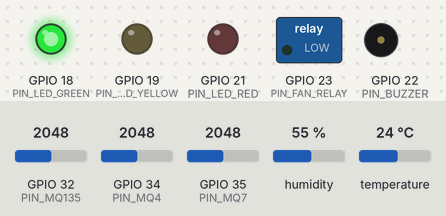
A sketch run on a simulated ESP32. Parts: switched loads named in the sketch (green lamp = pin HIGH), output pins drawn as LEDs (lit = HIGH), buzzer (waves = sounding, pin HIGH). Dashed ring = blinking. The inputs (shaded band) are chosen by the test bench; at power-on: GPIO 32 (PIN_MQ135) = 2048, GPIO 34 (PIN_MQ4) = 2048, GPIO 35 (PIN_MQ7) = 2048, humidity 55 %, temperature 24 °C. WiFi joins after 1.5 s; servers stay silent unless stated; uploads are accepted with an empty reply; what the sketch prints to the serial monitor is not drawn.

Above: at 1.7 s.
1.8 s: GPIO 32 (PIN_MQ135) set to 3797
5.3 s: GPIO 32 (PIN_MQ135) set to 3927
At 7.4 s:
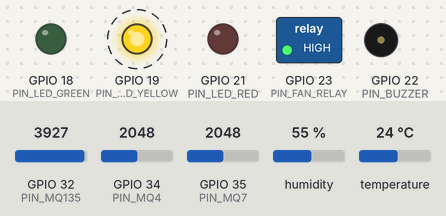
8.8 s: GPIO 34 (PIN_MQ4) set to 3791
12.3 s: GPIO 34 (PIN_MQ4) set to 3902
At 15.26 s:
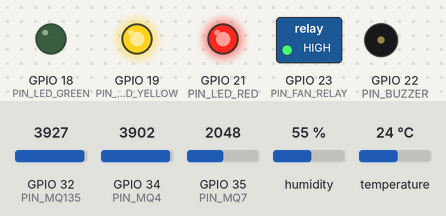
16.0 s: GPIO 34 (PIN_MQ4) set to 2866
At 16.32 s:
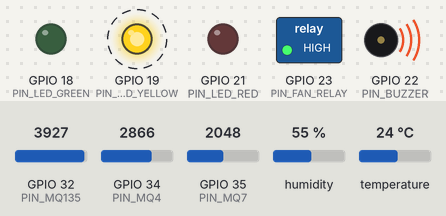
19.5 s: GPIO 34 (PIN_MQ4) set to 3972
At 21.76 s:
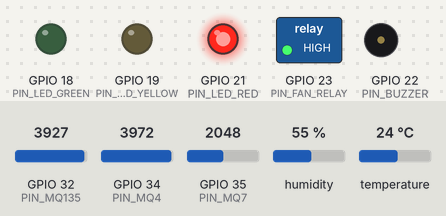
Timing chart, 0 to 24.0 s (numbered marks = the images above; inputs shaded):
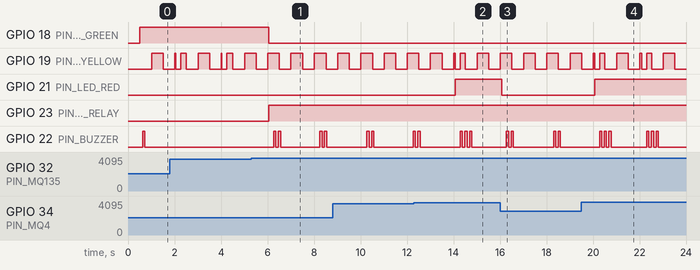

Measured:
- the behaviour switches between 3866 and 3867 on GPIO 32 (PIN_MQ135) (found by bisection; images 0 and 1)
- the behaviour switches between 3864 and 3865 on GPIO 34 (PIN_MQ4) (found by bisection; images 1 and 2)
- after the input at 5.3 s, GPIO 18 (PIN_LED_GREEN): HIGH → LOW after 0.76 s; GPIO 23 (PIN_FAN_RELAY): LOW → HIGH after 0.76 s; GPIO 22 (PIN_BUZZER): LOW → HIGH after 0.96 s, → LOW 0.10 s later, → HIGH 0.11 s later, → LOW 0.10 s later, … (8 changes in this stretch)
- after the input at 12.3 s, GPIO 21 (PIN_LED_RED): LOW → HIGH after 1.8 s
- after the input at 16.0 s, GPIO 21 (PIN_LED_RED): HIGH → LOW after 0.07 s
- after the input at 19.5 s, GPIO 21 (PIN_LED_RED): LOW → HIGH after 0.57 s

The sketch:

esp32_firmware_sample.ino
```cpp
/*
 * ======================================================================================
 * SMART MINE SAFETY CONTROL CENTER - ESP32 FIRMWARE (PRODUCTION CLIENT)
 * AI-Based Mine Gas Leakage Detection and Smart Evacuation System
 * ======================================================================================
 *
 * Target Board: ESP32 Dev Module / NodeMCU-32S
 * Communication: Wi-Fi -> HTTP / HTTPS POST -> Surface SCADA Backend -> Live Web Dashboard
 *
 * --------------------------------------------------------------------------------------
 * ⚠️ HARDWARE SAFETY SPECIFICATIONS & WIRING INSTRUCTIONS
 * --------------------------------------------------------------------------------------
 * 1. VOLTAGE DIVIDER ON MQ ANALOG OUTPUTS:
 *    The MQ-4, MQ-7, and MQ-135 sensors require 5V VCC for their internal heating coils
 *    and output an analog signal (AOUT) between 0.0V and 5.0V.
 *    CRITICAL: ESP32 ADC pins (GPIO 32, 34, 35) are rated for a MAXIMUM of 3.3V!
 *    Connecting 5V directly will destroy the ESP32 ADC multiplexer.
 *
 *    REQUIRED VOLTAGE DIVIDER CIRCUIT:
 *      MQ Sensor AOUT ----[ R1: 10k ohm ]----+----> ESP32 ADC Pin (GPIO 34 / 35 / 32)
 *                                           |
 *                                       [ R2: 20k ohm ]
 *                                           |
 *                                          GND
 *    Formula: V_adc = V_sensor * (20k / (10k + 20k)) = V_sensor * (2/3) ≈ max 3.33V.
 *
 * 2. EXTERNAL 5V POWER SUPPLY:
 *    MQ sensor heating coils consume 150-180 mA EACH (~550 mA total). The ESP32's onboard
 *    linear voltage regulator (AMS1117) cannot supply this current from USB without brownout.
 *    USE A DEDICATED 5V 2A EXTERNAL DC POWER SUPPLY for sensor heating pins (VCC), and
 *    ALWAYS connect the external power supply GND and ESP32 GND together (COMMON GROUND).
 *
 * 3. RELAY ACTIVE-LOW CONFIGURATION:
 *    Most optoisolated Arduino/ESP relay modules trigger on active-LOW logic (IN pulled to GND).
 *    Configure RELAY_ACTIVE_LOW in config.h (true for active-LOW, false for active-HIGH).
 *
 * --------------------------------------------------------------------------------------
 * ⚠️ LABELLING & INTRINSIC SAFETY DISCLAIMER
 * --------------------------------------------------------------------------------------
 * DEMO VALUES ONLY: All threshold constants in this firmware are demonstration values
 * calibrated for laboratory simulation and final-year engineering demonstrations.
 * PROTOTYPE DISCLAIMER: This educational prototype is NOT intrinsically-safe (IS)
 * certified equipment (ATEX, IECEx, or DGMS certified) for real hazardous explosive mines.
 * ======================================================================================
 */

#include <WiFi.h>
#include <HTTPClient.h>
#include <WiFiClientSecure.h>
#include <DHT.h>
#include <ArduinoJson.h>

// Load credentials, server endpoint, and node assignment from separate config file (gitignored)
#include "config.h"

// Relay Polarity Support
#ifndef RELAY_ACTIVE_LOW
#define RELAY_ACTIVE_LOW false
#endif
#define RELAY_ON  (RELAY_ACTIVE_LOW ? LOW : HIGH)
#define RELAY_OFF (RELAY_ACTIVE_LOW ? HIGH : LOW)

// ======================================================================================
// PIN DEFINITIONS
// ======================================================================================
#define PIN_MQ4        34  // MQ-4 Methane CH4 (ADC1_CH6 via voltage divider)
#define PIN_MQ7        35  // MQ-7 Carbon Monoxide CO (ADC1_CH7 via voltage divider)
#define PIN_MQ135      32  // MQ-135 Toxic Air Quality (ADC1_CH4 via voltage divider)
#define PIN_DHT        4   // DHT11 Temp & Humidity Digital I/O
#define DHTTYPE        DHT11

#define PIN_LED_GREEN  18  // Safe Indicator LED (3.3V via 220 ohm)
#define PIN_LED_YELLOW 19  // Warning Indicator LED (3.3V via 220 ohm)
#define PIN_LED_RED    21  // Evacuation / Emergency Hazard LED (3.3V via 220 ohm)
#define PIN_BUZZER     22  // Piezo Buzzer
#define PIN_FAN_RELAY  23  // Exhaust Fan Relay Module

// ======================================================================================
// DEMO THRESHOLDS (Canonical table identical to server)
// ======================================================================================
#define THRESHOLD_MQ4_WARN     1000  // Methane Warning (ppm)
#define THRESHOLD_MQ4_DANGER   2500  // Methane Evacuate (ppm)

#define THRESHOLD_MQ7_WARN     50    // Carbon Monoxide Warning (ppm)
#define THRESHOLD_MQ7_DANGER   200   // Carbon Monoxide Evacuate (ppm)

#define THRESHOLD_MQ135_WARN   300   // Toxic / Air Quality Warning (ppm)
#define THRESHOLD_MQ135_DANGER 800   // Toxic / Air Quality Evacuate (ppm)

#define THRESHOLD_TEMP_WARN    35.0  // Temperature Warning (°C)
#define THRESHOLD_TEMP_DANGER  45.0  // Temperature Evacuate (°C)

// Hardware Sensor Instance
DHT dht(PIN_DHT, DHTTYPE);

// 120-Second Warm-up Timing
const unsigned long MQ_WARMUP_MS = 120000;
unsigned long systemStartMillis = 0;
bool warmupComplete = false;

// Calibrated Clean-Air Baseline Resistances (R0)
float R0_MQ4   = 10.0;
float R0_MQ7   = 10.0;
float R0_MQ135 = 10.0;
const float RL_VALUE = 10.0; // 10k ohm load resistor on breakout board

// Non-blocking Timing Variables
unsigned long lastTelemetryMillis = 0;
unsigned long lastWiFiRetryMillis = 0;
const unsigned long WIFI_RECONNECT_INTERVAL_MS = 5000;

// Local Buzzer State Machine (Non-blocking)
unsigned long lastBuzzerActionMillis = 0;
int buzzerPulseCount = 0;
int buzzerTargetPulses = 0;
bool buzzerIsOn = false;

// ======================================================================================
// NON-BLOCKING BUZZER HANDLER
// ======================================================================================
void triggerBuzzerPattern(int pulses) {
  if (buzzerTargetPulses == 0) {
    buzzerTargetPulses = pulses;
    buzzerPulseCount = 0;
    buzzerIsOn = false;
    lastBuzzerActionMillis = millis();
  }
}

void updateBuzzerAsync() {
  unsigned long now = millis();
  if (buzzerTargetPulses > 0) {
    if (buzzerIsOn) {
      if (now - lastBuzzerActionMillis >= 90) {
        digitalWrite(PIN_BUZZER, LOW);
        buzzerIsOn = false;
        lastBuzzerActionMillis = now;
        buzzerPulseCount++;
        if (buzzerPulseCount >= buzzerTargetPulses) {
          buzzerTargetPulses = 0;
          buzzerPulseCount = 0;
        }
      }
    } else {
      if (now - lastBuzzerActionMillis >= 100) {
        digitalWrite(PIN_BUZZER, HIGH);
        buzzerIsOn = true;
        lastBuzzerActionMillis = now;
      }
    }
  } else {
    digitalWrite(PIN_BUZZER, LOW);
  }
}

// ======================================================================================
// 10-SAMPLE ADC AVERAGING & CLEAN-AIR CALIBRATION
// ======================================================================================
int readAnalogAverage(int pin, int samples = 10) {
  long sum = 0;
  for (int i = 0; i < samples; i++) {
    sum += analogRead(pin);
    delayMicroseconds(200);
  }
  return (int)(sum / samples);
}

float calculateRs(int adcValue) {
  // ADC 12-bit (0-4095) with voltage divider (2/3 ratio):
  // Vadc = (adc / 4095.0) * 3.3V
  // Vsensor = Vadc * 1.5 (reconstructs 0-5V sensor output)
  float vAdc = (adcValue / 4095.0) * 3.3;
  float vSensor = vAdc * 1.5;
  if (vSensor < 0.1) vSensor = 0.1;
  if (vSensor > 4.9) vSensor = 4.9;
  // Sensor resistance: Rs = RL * (Vc - Vsensor) / Vsensor
  return RL_VALUE * (5.0 - vSensor) / vSensor;
}

// Calibrate R0 during the clean-air warm-up phase
void calibrateCleanAirBaselines() {
  int raw4   = readAnalogAverage(PIN_MQ4, 10);
  int raw7   = readAnalogAverage(PIN_MQ7, 10);
  int raw135 = readAnalogAverage(PIN_MQ135, 10);

  float rs4   = calculateRs(raw4);
  float rs7   = calculateRs(raw7);
  float rs135 = calculateRs(raw135);

  // Clean air ratios: MQ4 ≈ 4.4, MQ7 ≈ 27.0, MQ135 ≈ 3.6
  R0_MQ4   = rs4 / 4.4;
  R0_MQ7   = rs7 / 27.0;
  R0_MQ135 = rs135 / 3.6;

  if (R0_MQ4 < 1.0) R0_MQ4 = 1.0;
  if (R0_MQ7 < 1.0) R0_MQ7 = 1.0;
  if (R0_MQ135 < 1.0) R0_MQ135 = 1.0;
}

// Calculate PPM using clean-air calibrated R0 power-law curves
int calculateMethanePpm(int adcVal) {
  float rs = calculateRs(adcVal);
  float ratio = rs / R0_MQ4;
  // MQ-4 CH4 curve approximation: PPM = 1000 * (Rs/R0)^(-2.6)
  float ppm = 1000.0 * pow(ratio, -2.6);
  return (int)constrain(ppm, 100.0, 10000.0);
}

int calculateCoPpm(int adcVal) {
  float rs = calculateRs(adcVal);
  float ratio = rs / R0_MQ7;
  // MQ-7 CO curve approximation: PPM = 100 * (Rs/R0)^(-1.5)
  float ppm = 100.0 * pow(ratio, -1.5);
  return (int)constrain(ppm, 5.0, 2000.0);
}

int calculateToxicPpm(int adcVal) {
  float rs = calculateRs(adcVal);
  float ratio = rs / R0_MQ135;
  // MQ-135 Air Quality curve approximation: PPM = 110 * (Rs/R0)^(-2.8)
  float ppm = 110.0 * pow(ratio, -2.8);
  return (int)constrain(ppm, 20.0, 3000.0);
}

// ======================================================================================
// LOCAL FAIL-SAFE ACTUATOR LOGIC (OPERATES 100% INDEPENDENTLY OF WI-FI)
// ======================================================================================
void applyLocalActuators(const String& alarmLevel, bool fanOn) {
  if (alarmLevel == "EVACUATE" || alarmLevel == "EMERGENCY") {
    digitalWrite(PIN_LED_GREEN, LOW);
    digitalWrite(PIN_LED_YELLOW, LOW);
    digitalWrite(PIN_LED_RED, HIGH);
    digitalWrite(PIN_FAN_RELAY, RELAY_ON); // Exhaust Fan: 100% Spool
    triggerBuzzerPattern(3);               // 3 Rapid Danger Alarm Pulses
  } else if (alarmLevel == "WARNING") {
    digitalWrite(PIN_LED_GREEN, LOW);
    digitalWrite(PIN_LED_YELLOW, HIGH);
    digitalWrite(PIN_LED_RED, LOW);
    digitalWrite(PIN_FAN_RELAY, RELAY_ON); // Exhaust Fan: Spooling ON
    triggerBuzzerPattern(2);               // 2 Warning Alert Pulses
  } else if (alarmLevel == "SENSOR_FAULT") {
    digitalWrite(PIN_LED_GREEN, LOW);
    digitalWrite(PIN_LED_YELLOW, HIGH);
    digitalWrite(PIN_LED_RED, HIGH);       // Yellow + Red indicates hardware fault
    digitalWrite(PIN_FAN_RELAY, RELAY_OFF);
    triggerBuzzerPattern(2);
  } else {
    // SAFE: Local LEDs indicate normal status. No SAFE periodic buzzer chirp.
    digitalWrite(PIN_LED_GREEN, HIGH);
    digitalWrite(PIN_LED_YELLOW, LOW);
    digitalWrite(PIN_LED_RED, LOW);
    digitalWrite(PIN_FAN_RELAY, fanOn ? RELAY_ON : RELAY_OFF);
  }
}

// ======================================================================================
// NON-BLOCKING WI-FI RECONNECTION
// ======================================================================================
void checkWiFiConnection() {
  if (WiFi.status() == WL_CONNECTED) {
    return;
  }

  unsigned long now = millis();
  if (now - lastWiFiRetryMillis >= WIFI_RECONNECT_INTERVAL_MS) {
    lastWiFiRetryMillis = now;
    Serial.println("[WIFI] Reconnecting in background...");
    WiFi.disconnect();
    WiFi.begin(WIFI_SSID, WIFI_PASSWORD);
  }
}

// ======================================================================================
// DATA TRANSMISSION WITH RENDER COLD-START TIMEOUT & RETRY
// ======================================================================================
void sendTelemetry(int methane, int co, int toxic, float temp, float humidity, const String& alarmLevel, bool fanOn, bool sensorFault) {
  if (WiFi.status() != WL_CONNECTED) {
    Serial.println("[WIFI NOT CONNECTED] Skipping HTTP POST; local actuators remain operational.");
    return;
  }

  String endpointUrl;
  #if USE_HTTPS
    endpointUrl = String(RENDER_CLOUD_URL);
  #else
    endpointUrl = String("http://") + SERVER_HOST + ":" + String(SERVER_PORT) + SERVER_PATH;
  #endif

  HTTPClient http;
  bool beginSuccess = false;

  #if USE_HTTPS
    WiFiClientSecure secureClient;
    secureClient.setInsecure(); // Permits self-signed or wildcard certs on embedded nodes
    secureClient.setTimeout(8000); // 8s timeout accommodates Render cold starts
    beginSuccess = http.begin(secureClient, endpointUrl);
  #else
    WiFiClient plainClient;
    plainClient.setTimeout(8000); // 8s timeout accommodates Render cold starts
    beginSuccess = http.begin(plainClient, endpointUrl);
  #endif

  if (!beginSuccess) {
    Serial.printf("[HTTP ERROR] Failed to connect to %s\n", endpointUrl.c_str());
    return;
  }

  http.setTimeout(8000);
  http.addHeader("Content-Type", "application/json");
  http.addHeader("X-API-Key", API_KEY);

  // Exact JSON Data Contract:
  // {node_id, zone, methane, co, toxic, temp, humidity, alarm_level, fan_on, uptime, sensor_fault}
  StaticJsonDocument<384> doc;
  doc["node_id"]      = NODE_ID;
  doc["zone"]         = ZONE_ID;
  doc["methane"]      = methane;
  doc["co"]           = co;
  doc["toxic"]        = toxic;
  doc["sensor_fault"] = sensorFault;

  if (sensorFault) {
    doc["temp"]     = nullptr;
    doc["humidity"] = nullptr;
  } else {
    doc["temp"]     = round(temp * 10.0) / 10.0;
    doc["humidity"] = round(humidity);
  }

  doc["alarm_level"] = alarmLevel;
  doc["fan_on"]      = fanOn;
  doc["uptime"]      = (unsigned long)(millis() / 1000);

  String payload;
  serializeJson(doc, payload);

  // Render cold start retry loop (up to 2 attempts)
  int httpCode = -1;
  for (int attempt = 1; attempt <= 2; attempt++) {
    httpCode = http.POST(payload);
    if (httpCode > 0) break;
    Serial.printf("[HTTP RETRY %d] Cold start wait... Error: %s\n", attempt, http.errorToString(httpCode).c_str());
    delay(1000);
  }

  if (httpCode > 0) {
    Serial.printf("[HTTP RESPONSE] Status: %d\n", httpCode);
  } else {
    Serial.printf("[HTTP ERROR] Failed after retries: %s\n", http.errorToString(httpCode).c_str());
  }

  http.end();
}

// ======================================================================================
// ARDUINO SETUP
// ======================================================================================
void setup() {
  Serial.begin(115200);
  delay(500);

  systemStartMillis = millis();

  Serial.println("\n========================================================");
  Serial.println("  SMART MINE SAFETY CONTROL CENTER - ESP32 FIRMWARE");
  Serial.println("  Node ID: " NODE_ID " | Zone: " ZONE_ID);
  Serial.println("========================================================");

  // Configure Actuator GPIOs
  pinMode(PIN_LED_GREEN, OUTPUT);
  pinMode(PIN_LED_YELLOW, OUTPUT);
  pinMode(PIN_LED_RED, OUTPUT);
  pinMode(PIN_BUZZER, OUTPUT);
  pinMode(PIN_FAN_RELAY, OUTPUT);

  // Initial Safe Actuator States
  digitalWrite(PIN_LED_GREEN, HIGH);
  digitalWrite(PIN_LED_YELLOW, LOW);
  digitalWrite(PIN_LED_RED, LOW);
  digitalWrite(PIN_BUZZER, LOW);
  digitalWrite(PIN_FAN_RELAY, RELAY_OFF);

  // Initialize DHT11 sensor
  dht.begin();
  Serial.println("[SENSORS] DHT11 temperature & humidity initialized.");

  // Configure ADC attenuation (0 - 3.3V range)
  analogSetAttenuation(ADC_11db);
  Serial.println("[SENSORS] ADC configured (11dB attenuation, max 3.3V).");

  // Non-blocking initial Wi-Fi connection trigger
  WiFi.mode(WIFI_STA);
  WiFi.begin(WIFI_SSID, WIFI_PASSWORD);
  Serial.print("[WIFI] Connecting to SSID: ");
  Serial.println(WIFI_SSID);

  // Startup chirp
  triggerBuzzerPattern(1);
}

// ======================================================================================
// MAIN EXECUTION LOOP (NON-BLOCKING)
// ======================================================================================
void loop() {
  unsigned long now = millis();

  // 1. Maintain background Wi-Fi without blocking sensor execution
  checkWiFiConnection();

  // 2. Service non-blocking buzzer audio pulses
  updateBuzzerAsync();

  // 3. MQ Sensor 120-Second Warm-up & Baseline Calibration
  if (!warmupComplete) {
    if (now - systemStartMillis < MQ_WARMUP_MS) {
      calibrateCleanAirBaselines();
      // Blink Yellow LED to indicate warming up
      if ((now / 500) % 2 == 0) {
        digitalWrite(PIN_LED_YELLOW, HIGH);
      } else {
        digitalWrite(PIN_LED_YELLOW, LOW);
      }
      static unsigned long lastWarmupLog = 0;
      if (now - lastWarmupLog >= 10000) {
        lastWarmupLog = now;
        unsigned long remainingSec = (MQ_WARMUP_MS - (now - systemStartMillis)) / 1000;
        Serial.printf("[WARM-UP] Gas sensors warming up & calibrating clean-air baseline. %lu s remaining...\n", remainingSec);
      }
    } else {
      warmupComplete = true;
      digitalWrite(PIN_LED_YELLOW, LOW);
      digitalWrite(PIN_LED_GREEN, HIGH);
      Serial.printf("[CALIBRATION COMPLETE] Baselines: R0_MQ4=%.2f, R0_MQ7=%.2f, R0_MQ135=%.2f\n",
                    R0_MQ4, R0_MQ7, R0_MQ135);
    }
  }

  // 4. Periodic Telemetry Sampling & Transmission (Every 2 seconds)
  if (now - lastTelemetryMillis >= TELEMETRY_INTERVAL_MS) {
    lastTelemetryMillis = now;

    // A. 10-Sample Averaging on Analog Gas Pins (via voltage dividers)
    int rawMQ4   = readAnalogAverage(PIN_MQ4, 10);
    int rawMQ7   = readAnalogAverage(PIN_MQ7, 10);
    int rawMQ135 = readAnalogAverage(PIN_MQ135, 10);

    // B. Calculate PPM using clean-air calibrated R0 baselines
    int methane = calculateMethanePpm(rawMQ4);
    int co      = calculateCoPpm(rawMQ7);
    int toxic   = calculateToxicPpm(rawMQ135);

    // C. Read Ambient Climate (DHT11) - Send sensor fault on error, no fake fallback
    float temp = dht.readTemperature();
    float hum  = dht.readHumidity();
    bool sensorFault = (isnan(temp) || isnan(hum));

    if (sensorFault) {
      Serial.println("[SENSOR FAULT] DHT11 failed to return valid climate data. Flagging fault.");
    }

    // D. Evaluate Local Safety Thresholds
    String alarmLevel = "SAFE";
    bool fanOn = false;

    if (sensorFault) {
      alarmLevel = "SENSOR_FAULT";
      fanOn = false;
    } else if (methane >= THRESHOLD_MQ4_DANGER || co >= THRESHOLD_MQ7_DANGER ||
               toxic >= THRESHOLD_MQ135_DANGER || temp >= THRESHOLD_TEMP_DANGER) {
      alarmLevel = "EVACUATE";
      fanOn = true;
    } else if (methane >= THRESHOLD_MQ4_WARN || co >= THRESHOLD_MQ7_WARN ||
               toxic >= THRESHOLD_MQ135_WARN || temp >= THRESHOLD_TEMP_WARN) {
      alarmLevel = "WARNING";
      fanOn = true;
    } else {
      alarmLevel = "SAFE";
      fanOn = false;
    }

    // E. Apply Local Actuators Immediately (Works 100% without Wi-Fi)
    applyLocalActuators(alarmLevel, fanOn);

    // F. Print to Serial Monitor
    if (sensorFault) {
      Serial.printf("[TELEMETRY] Node: %s | Zone: %s | CH4: %d ppm | CO: %d ppm | Toxic: %d ppm | FAULT: DHT11\n",
                    NODE_ID, ZONE_ID, methane, co, toxic);
    } else {
      Serial.printf("[TELEMETRY] Node: %s | Zone: %s | CH4: %d ppm | CO: %d ppm | Toxic: %d ppm | Temp: %.1fC | Hum: %.0f%% | Status: %s\n",
                    NODE_ID, ZONE_ID, methane, co, toxic, temp, hum, alarmLevel.c_str());
    }

    // G. Transmit Data Contract to Server
    sendTelemetry(methane, co, toxic, temp, hum, alarmLevel, fanOn, sensorFault);
  }
}
```

Source omitted: config.example.h (1619 bytes)
